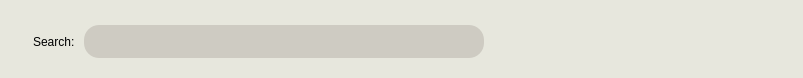
<?xml version="1.0" encoding="UTF-8"?>
<ui version="4.0">
 <class>Form</class>
 <widget class="QWidget" name="Form">
  <property name="geometry">
   <rect>
    <x>0</x>
    <y>0</y>
    <width>803</width>
    <height>78</height>
   </rect>
  </property>
  <property name="minimumSize">
   <size>
    <width>0</width>
    <height>78</height>
   </size>
  </property>
  <property name="maximumSize">
   <size>
    <width>16777215</width>
    <height>78</height>
   </size>
  </property>
  <property name="windowTitle">
   <string>Form</string>
  </property>
  <property name="styleSheet">
   <string notr="true">background-color: rgb(231, 231, 221)</string>
  </property>
  <layout class="QGridLayout" name="gridLayout">
   <property name="leftMargin">
    <number>33</number>
   </property>
   <property name="topMargin">
    <number>0</number>
   </property>
   <property name="rightMargin">
    <number>0</number>
   </property>
   <property name="bottomMargin">
    <number>0</number>
   </property>
   <property name="spacing">
    <number>0</number>
   </property>
   <item row="0" column="0">
    <layout class="QHBoxLayout" name="horizontalLayout">
     <property name="spacing">
      <number>9</number>
     </property>
     <property name="leftMargin">
      <number>0</number>
     </property>
     <property name="topMargin">
      <number>6</number>
     </property>
     <property name="rightMargin">
      <number>0</number>
     </property>
     <item>
      <widget class="QLabel" name="label">
       <property name="styleSheet">
        <string notr="true">font: 14pt &quot;SF Pro Display&quot;;</string>
       </property>
       <property name="text">
        <string>Search:</string>
       </property>
      </widget>
     </item>
     <item>
      <widget class="QLineEdit" name="lineEdit">
       <property name="sizePolicy">
        <sizepolicy hsizetype="Expanding" vsizetype="Fixed">
         <horstretch>0</horstretch>
         <verstretch>0</verstretch>
        </sizepolicy>
       </property>
       <property name="minimumSize">
        <size>
         <width>400</width>
         <height>33</height>
        </size>
       </property>
       <property name="styleSheet">
        <string notr="true">QLineEdit {
    background-color: rgb(206, 203, 194);
    border: 1px solid #fffff;
    border-radius: 15px;
    padding: 5px 20px;
	font: 14pt &quot;SF Pro Display&quot;;
}
</string>
       </property>
      </widget>
     </item>
     <item>
      <spacer name="horizontalSpacer">
       <property name="orientation">
        <enum>Qt::Horizontal</enum>
       </property>
       <property name="sizeType">
        <enum>QSizePolicy::Expanding</enum>
       </property>
       <property name="sizeHint" stdset="0">
        <size>
         <width>200</width>
         <height>20</height>
        </size>
       </property>
      </spacer>
     </item>
    </layout>
   </item>
  </layout>
 </widget>
 <resources/>
 <connections/>
</ui>
